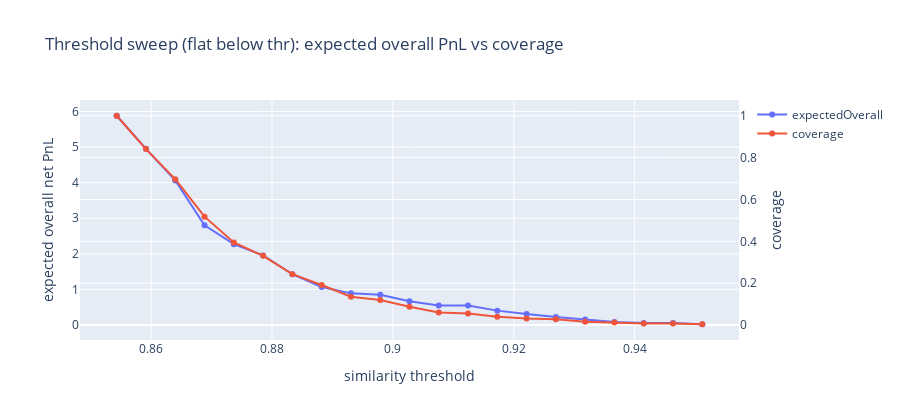

The cell this chart's notebook holds for it:
### Code cell
fig = go.Figure()
fig.add_trace(go.Scatter(x=curve2["threshold"], y=curve2["expectedOverall"], mode="lines+markers", name="expectedOverall"))
fig.add_trace(go.Scatter(x=curve2["threshold"], y=curve2["coverage"], mode="lines+markers", name="coverage", yaxis="y2"))
fig.update_layout(
    title="Threshold sweep (flat below thr): expected overall PnL vs coverage",
    xaxis_title="similarity threshold",
    yaxis=dict(title="expected overall net PnL"),
    yaxis2=dict(title="coverage", overlaying="y", side="right"),
    height=420,
)
fig

### Figure 1 — Plotly figure (JSON) as saved in the notebook; plotly's stock layout.template omitted (floating-point values rounded to 4 significant figures)
{"data": [{"mode": "lines+markers", "name": "expectedOverall", "type": "scatter", "x": [0.8543, 0.8591, 0.864, 0.8688, 0.8737, 0.8785, 0.8834, 0.8882, 0.8931, 0.8979, 0.9027, 0.9076, 0.9124, 0.9173, 0.9221, 0.927, 0.9318, 0.9367, 0.9415, 0.9464, 0.9512], "y": [5.88, 4.951, 4.063, 2.801, 2.272, 1.957, 1.428, 1.071, 0.8909, 0.8513, 0.6724, 0.5492, 0.5492, 0.4062, 0.3136, 0.2244, 0.1568, 0.08404, 0.0604, 0.0604, 0.02364]}, {"mode": "lines+markers", "name": "coverage", "type": "scatter", "x": [0.8543, 0.8591, 0.864, 0.8688, 0.8737, 0.8785, 0.8834, 0.8882, 0.8931, 0.8979, 0.9027, 0.9076, 0.9124, 0.9173, 0.9221, 0.927, 0.9318, 0.9367, 0.9415, 0.9464, 0.9512], "y": [1.0, 0.8406, 0.6972, 0.5179, 0.3944, 0.3307, 0.243, 0.1912, 0.1355, 0.1195, 0.08765, 0.05976, 0.05578, 0.03984, 0.03187, 0.02789, 0.01594, 0.01195, 0.007968, 0.007968, 0.003984], "yaxis": "y2"}], "layout": {"height": 420, "title": {"text": "Threshold sweep (flat below thr): expected overall PnL vs coverage"}, "xaxis": {"title": {"text": "similarity threshold"}}, "yaxis": {"title": {"text": "expected overall net PnL"}}, "yaxis2": {"overlaying": "y", "side": "right", "title": {"text": "coverage"}}}}
